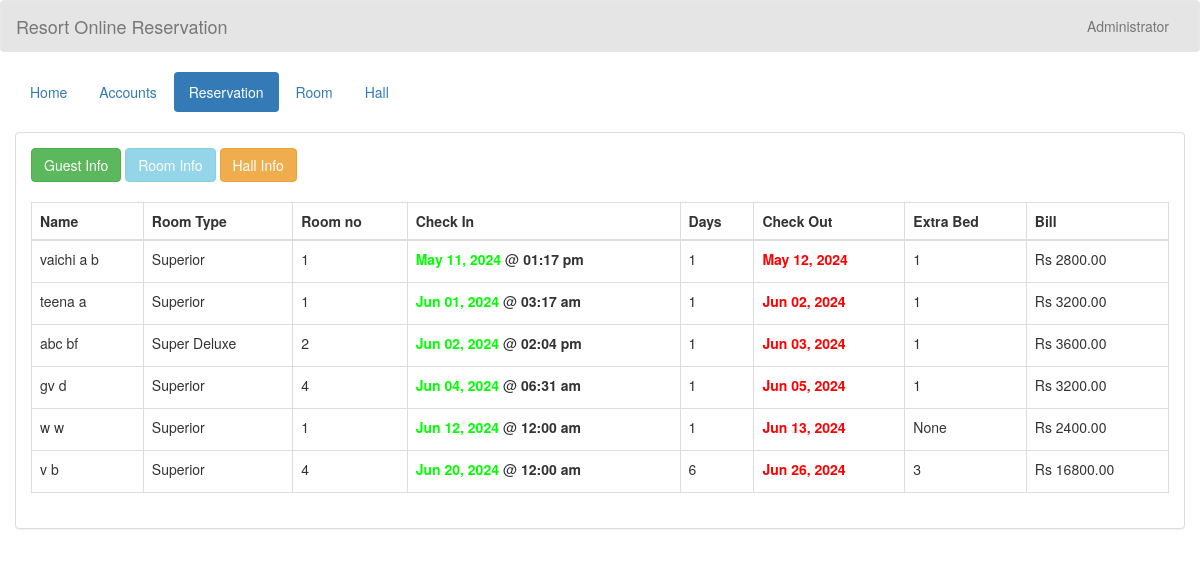
Page /checkin.php (signed in) on the committed database.
### tables this page shows
CREATE TABLE IF NOT EXISTS `transaction` (
  `transaction_id` int NOT NULL AUTO_INCREMENT,
  `guest_id` int NOT NULL,
  `room_id` int NOT NULL,
  `room_no` int NOT NULL,
  `extra_bed` int NOT NULL,
  `status` varchar(20) NOT NULL,
  `days` int NOT NULL,
  `checkin` date NOT NULL,
  `checkin_time` time NOT NULL,
  `checkout` date NOT NULL,
  `checkout_time` time NOT NULL,
  `bill` varchar(10) NOT NULL,
  PRIMARY KEY (`transaction_id`)
);

CREATE TABLE IF NOT EXISTS `guest` (
  `guest_id` int NOT NULL AUTO_INCREMENT,
  `firstname` varchar(50) NOT NULL,
  `middlename` varchar(30) NOT NULL,
  `lastname` varchar(40) NOT NULL,
  `address` varchar(50) NOT NULL,
  `contactno` varchar(13) NOT NULL,
  PRIMARY KEY (`guest_id`)
);

CREATE TABLE IF NOT EXISTS `room` (
  `room_id` int NOT NULL AUTO_INCREMENT,
  `room_type` varchar(50) NOT NULL,
  `price` varchar(11) NOT NULL,
  `photo` varchar(100) NOT NULL,
  PRIMARY KEY (`room_id`)
);

### name.php (called while the page is built)
<?php
	require 'connect.php';
	$query = $conn->query("SELECT * FROM `admin` WHERE `admin_id` = '$_SESSION[admin_id]'") or die(mysqli_error());
	$fetch = $query->fetch_array();
	$name = $fetch['name'];
?>

### checkin.php (the view, shortened to what this page needs)
<!DOCTYPE html>
<?php
	require 'name.php';
?>
<html lang = "eng">
	<head>
		<link rel = "stylesheet" type = "text/css" href = "../css/bootstrap.css " />
		<link rel = "stylesheet" type = "text/css" href = "../css/style.css" />
	</head>
<body>
	<nav style = "background-color:rgba(0, 0, 0, 0.1);" class = "navbar navbar-default">
		<div  class = "container-fluid">
			<div class = "navbar-header">
				<a class = "navbar-brand" >Resort Online Reservation</a>
			</div>
			<ul class = "nav navbar-nav pull-right ">
				<li class = "dropdown">
					<a class="dropdown-toggle" data-toggle="dropdown" role="button" aria-haspopup="true" aria-expanded="false"><i class = "glyphicon glyphicon-user"></i> <?php echo $name;?></a>
				</li>
			</ul>
		</div>
	</nav>
	<div class = "container-fluid">
		<ul class = "nav nav-pills">
			<li><a href = "home.php">Home</a></li>
			<li><a href = "account.php">Accounts</a></li>
			<li class = "active"><a href = "reserve.php">Reservation</a></li>
			<li><a href = "room.php">Room</a></li>
			<li><a href = "hall.php">Hall</a></li>
		</ul>
	</div>
	<br />
	<div class = "container-fluid">
		<div class = "panel panel-default">
			<div class = "panel-body">
				<a class = "btn btn-success" href = "reserve.php"> Guest Info</a>
				<a class = "btn btn-info disabled"> Room Info</a>
				<a class = "btn btn-warning" href = "checkout.php"> Hall Info</a>
				<br />
				<br />
				<table id = "table" class = "table table-bordered">
					<thead>
						<tr>
							<th>Name</th>
							<th>Room Type</th>
							<th>Room no</th>
							<th>Check In</th>
							<th>Days</th>
							<th>Check Out</th>
							<th>Extra Bed</th>
							<th>Bill</th>
						</tr>
					</thead>
					<tbody>
						<?php
							$query = $conn->query("SELECT * FROM `transaction` NATURAL JOIN `guest` NATURAL JOIN `room` ") or die(mysqli_query());
							while($fetch = $query->fetch_array()){
						?>
						<tr>
							<td><?php echo $fetch['firstname']." ".$fetch['lastname']?></td>
							<td><?php echo $fetch['room_type']?></td>
							<td><?php echo $fetch['room_no']?></td>
							<td><?php echo "<label style = 'color:#00ff00;'>".date("M d, Y", strtotime($fetch['checkin']))."</label>"." @ "."<label>".date("h:i a", strtotime($fetch['checkin_time']))."</label>"?></td>
							<td><?php echo $fetch['days']?></td>
							<td><?php echo "<label style = 'color:#ff0000;'>".date("M d, Y", strtotime($fetch['checkin']."+".$fetch['days']."DAYS"))."</label>"?></td>
							<td><?php if($fetch['extra_bed'] == "0"){ echo "None";}else{echo $fetch['extra_bed'];}?></td>
							<td><?php echo "Rs ".$fetch['bill'].".00"?></td>
							<center></tr>
						<?php
							}
						?>
					</tbody>
				</table>
			</div>
		</div>
	</div>
	<br />
	<br />
</body>
</html>

### rows in the picture
transaction: guest.firstname "vaichi", guest.lastname "a b", room.room_type "Superior", room_no "1", checkin "May 11, 2024", checkin_time "01:17 pm", days "1", checkin+days "May 12, 2024", extra_bed "1", bill "2800"
transaction: guest.firstname "teena", guest.lastname "a", room.room_type "Superior", room_no "1", checkin "Jun 01, 2024", checkin_time "03:17 am", days "1", checkin+days "Jun 02, 2024", extra_bed "1", bill "3200"
transaction: guest.firstname "abc", guest.lastname "bf", room.room_type "Super Deluxe", room_no "2", checkin "Jun 02, 2024", checkin_time "02:04 pm", days "1", checkin+days "Jun 03, 2024", extra_bed "1", bill "3600"
transaction: guest.firstname "gv", guest.lastname "d", room.room_type "Superior", room_no "4", checkin "Jun 04, 2024", checkin_time "06:31 am", days "1", checkin+days "Jun 05, 2024", extra_bed "1", bill "3200"
transaction: guest.firstname "w", guest.lastname "w", room.room_type "Superior", room_no "1", checkin "Jun 12, 2024", checkin_time "12:00 am", days "1", checkin+days "Jun 13, 2024", extra_bed "None", bill "2400"
transaction: guest.firstname "v", guest.lastname "b", room.room_type "Superior", room_no "4", checkin "Jun 20, 2024", checkin_time "12:00 am", days "6", checkin+days "Jun 26, 2024", extra_bed "3", bill "16800"

### other values in the picture
$name "Administrator"
